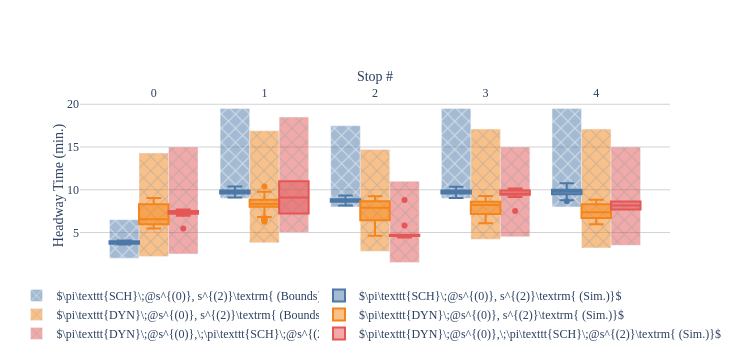
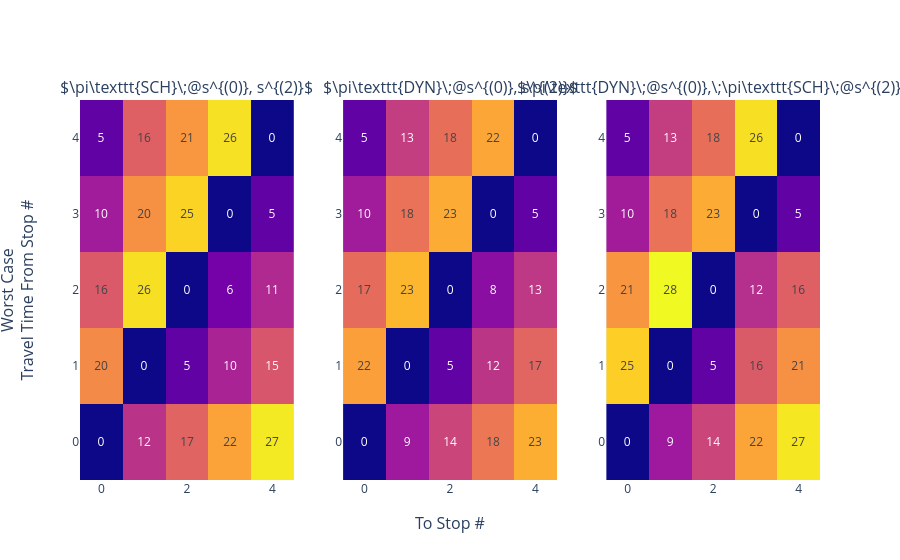

The code cell stored with these charts, in order, in its notebook:
### Markdown cell above
## Exp 3: Terminal and Midpoint Holding
Consider the case where the first and middle stops are governed by a holding policy.  This represents the case where buses are released from a terminal, travel to another terminal, and then travel back to their originating terminal.

### Code cell
T_MAX = 60 * 24 * 7
N_STOPS = 5
BASE_ROUTE = [
    StopConfig(
        tau=(4, 4.5),
        delta=(0, 0.5),
        policy=BolehPolicy,
        policy_args={},
    ) for _ in range(N_STOPS)
]
START_TIMES = [0, 10, 20]

# Scheduled terminal departure
SCHED_ROUTE = deepcopy(BASE_ROUTE)
SCHED_ROUTE[0].policy = InfiniteSchedulePolicy
SCHED_ROUTE[0].policy_args = {'time_delta': 10, 'offset': 30}
SCHED_ROUTE[2].policy = InfiniteSchedulePolicy
SCHED_ROUTE[2].policy_args = {'time_delta': 10, 'offset': 10}

# Headway driven holding
HEADWAY_ROUTE = deepcopy(BASE_ROUTE)
HEADWAY_ROUTE[0].policy = HeadwayDrivenPolicy
HEADWAY_ROUTE[0].policy_args = {'activation_ratio': 0.75, 'max_holding': 30}
HEADWAY_ROUTE[2].policy = HeadwayDrivenPolicy
HEADWAY_ROUTE[2].policy_args = {'activation_ratio': 0.75, 'max_holding': 30}

# Headway driven holding at initial terminal with scheduled departures at midpoint
HS_ROUTE = deepcopy(BASE_ROUTE)
HS_ROUTE[0].policy = HeadwayDrivenPolicy
HS_ROUTE[0].policy_args = {'activation_ratio': 0.75, 'max_holding': 30}
HS_ROUTE[2].policy = InfiniteSchedulePolicy
HS_ROUTE[2].policy_args = {'time_delta': 10, 'offset': 0}

routes = [
    RouteConfig(name=r'\pi\texttt{SCH}\;@s^{(0)}, s^{(2)}', route=SCHED_ROUTE, start_times=START_TIMES),
    RouteConfig(name=r'\pi\texttt{DYN}\;@s^{(0)}, s^{(2)}', route=HEADWAY_ROUTE, start_times=START_TIMES),
    RouteConfig(name=r'\pi\texttt{DYN}\;@s^{(0)},\;\pi\texttt{SCH}\;@s^{(2)}', route=HS_ROUTE, start_times=START_TIMES),
]

run_experiment(exp_id='holdstop02', routes=routes, t_max=T_MAX)

### Figure 1 — Plotly figure (JSON) as saved in the notebook; plotly's stock layout.template omitted (floating-point values rounded to 4 significant figures; data arrays with more than 128 entries replaced by an {"elided": "..."} marker saying what was removed)
{"data": [{"base": [2], "legend": "legend", "marker": {"color": "#4C78A8", "pattern": {"shape": "x"}}, "name": "$\\pi\\texttt{SCH}\\;@s^{(0)}, s^{(2)}\\textrm{ (Bounds)}$", "opacity": 0.5, "showlegend": true, "type": "bar", "width": 0.2667, "x": [-0.2667], "y": [4.5]}, {"legend": "legend2", "marker": {"color": "#4C78A8"}, "name": "$\\pi\\texttt{SCH}\\;@s^{(0)}, s^{(2)}\\textrm{ (Sim.)}$", "opacity": 1, "showlegend": true, "type": "box", "width": 0.2667, "x": [-0.2667, -0.2667, -0.2667, -0.2667, -0.2667, -0.2667, -0.2667, -0.2667, -0.2667, -0.2667, -0.2667, -0.2667, -0.2667, -0.2667, -0.2667, -0.2667, -0.2667, -0.2667, -0.2667, -0.2667, -0.2667, -0.2667, -0.2667, -0.2667, -0.2667, -0.2667, -0.2667, -0.2667, -0.2667], "y": [3.695, 3.711, 3.662, 3.708, 3.822, 3.795, 3.591, 3.741, 3.945, 4.068, 3.68, 4.049, 3.634, 4.04, 4.041, 3.891, 4.077, 3.724, 3.748, 3.661, 3.697, 3.7, 3.882, 3.87, 3.84, 3.802, 4.06, 3.836, 4.051]}, {"base": [9], "legend": "legend", "marker": {"color": "#4C78A8", "pattern": {"shape": "x"}}, "name": "$\\pi\\texttt{SCH}\\;@s^{(0)}, s^{(2)}\\textrm{ (Bounds)}$", "opacity": 0.5, "showlegend": false, "type": "bar", "width": 0.2667, "x": [0.7333], "y": [10.5]}, {"legend": "legend2", "marker": {"color": "#4C78A8"}, "name": "$\\pi\\texttt{SCH}\\;@s^{(0)}, s^{(2)}\\textrm{ (Sim.)}$", "opacity": 1, "showlegend": false, "type": "box", "width": 0.2667, "x": {"elided": "554 float values"}, "y": {"elided": "554 float values"}}, {"base": [8], "legend": "legend", "marker": {"color": "#4C78A8", "pattern": {"shape": "x"}}, "name": "$\\pi\\texttt{SCH}\\;@s^{(0)}, s^{(2)}\\textrm{ (Bounds)}$", "opacity": 0.5, "showlegend": false, "type": "bar", "width": 0.2667, "x": [1.733], "y": [9.5]}, {"legend": "legend2", "marker": {"color": "#4C78A8"}, "name": "$\\pi\\texttt{SCH}\\;@s^{(0)}, s^{(2)}\\textrm{ (Sim.)}$", "opacity": 1, "showlegend": false, "type": "box", "width": 0.2667, "x": {"elided": "400 float values"}, "y": {"elided": "400 float values"}}, {"base": [9], "legend": "legend", "marker": {"color": "#4C78A8", "pattern": {"shape": "x"}}, "name": "$\\pi\\texttt{SCH}\\;@s^{(0)}, s^{(2)}\\textrm{ (Bounds)}$", "opacity": 0.5, "showlegend": false, "type": "bar", "width": 0.2667, "x": [2.733], "y": [10.5]}, {"legend": "legend2", "marker": {"color": "#4C78A8"}, "name": "$\\pi\\texttt{SCH}\\;@s^{(0)}, s^{(2)}\\textrm{ (Sim.)}$", "opacity": 1, "showlegend": false, "type": "box", "width": 0.2667, "x": {"elided": "562 float values"}, "y": {"elided": "562 float values"}}, {"base": [8], "legend": "legend", "marker": {"color": "#4C78A8", "pattern": {"shape": "x"}}, "name": "$\\pi\\texttt{SCH}\\;@s^{(0)}, s^{(2)}\\textrm{ (Bounds)}$", "opacity": 0.5, "showlegend": false, "type": "bar", "width": 0.2667, "x": [3.733], "y": [11.5]}, {"legend": "legend2", "marker": {"color": "#4C78A8"}, "name": "$\\pi\\texttt{SCH}\\;@s^{(0)}, s^{(2)}\\textrm{ (Sim.)}$", "opacity": 1, "showlegend": false, "type": "box", "width": 0.2667, "x": {"elided": "411 float values"}, "y": {"elided": "411 float values"}}, {"base": [2.2], "legend": "legend", "marker": {"color": "#F58518", "pattern": {"shape": "x"}}, "name": "$\\pi\\texttt{DYN}\\;@s^{(0)}, s^{(2)}\\textrm{ (Bounds)}$", "opacity": 0.5, "showlegend": true, "type": "bar", "width": 0.2667, "x": [-2.776e-17], "y": [12.1]}, {"legend": "legend2", "marker": {"color": "#F58518"}, "name": "$\\pi\\texttt{DYN}\\;@s^{(0)}, s^{(2)}\\textrm{ (Sim.)}$", "opacity": 1, "showlegend": true, "type": "box", "width": 0.2667, "x": [-2.776e-17, -2.776e-17, -2.776e-17, -2.776e-17, -2.776e-17, -2.776e-17, -2.776e-17, -2.776e-17, -2.776e-17, -2.776e-17, -2.776e-17, -2.776e-17, -2.776e-17, -2.776e-17, -2.776e-17, -2.776e-17, -2.776e-17, -2.776e-17, -2.776e-17, -2.776e-17, -2.776e-17, -2.776e-17, -2.776e-17, -2.776e-17, -2.776e-17, -2.776e-17, -2.776e-17, -2.776e-17, -2.776e-17, -2.776e-17, -2.776e-17, -2.776e-17, -2.776e-17, -2.776e-17, -2.776e-17, -2.776e-17, -2.776e-17, -2.776e-17, -2.776e-17, -2.776e-17, -2.776e-17, -2.776e-17, -2.776e-17, -2.776e-17, -2.776e-17, -2.776e-17, -2.776e-17, -2.776e-17, -2.776e-17, -2.776e-17, -2.776e-17, -2.776e-17, -2.776e-17, -2.776e-17, -2.776e-17, -2.776e-17, -2.776e-17, -2.776e-17, -2.776e-17, -2.776e-17, -2.776e-17, -2.776e-17, -2.776e-17, -2.776e-17, -2.776e-17, -2.776e-17, -2.776e-17, -2.776e-17, -2.776e-17, -2.776e-17, -2.776e-17, -2.776e-17, -2.776e-17, -2.776e-17, -2.776e-17, -2.776e-17, -2.776e-17, -2.776e-17, -2.776e-17, -2.776e-17], "y": [5.482, 8.484, 8.268, 8.694, 5.816, 8.209, 6.287, 5.624, 5.994, 6.135, 5.603, 6.304, 6.628, 6.637, 6.762, 8.581, 8.496, 8.275, 8.109, 5.899, 8.445, 8.748, 8.585, 6.634, 5.926, 5.968, 7.049, 6.488, 8.435, 6.079, 6.305, 8.292, 6.136, 6.554, 8.207, 5.837, 5.657, 8.325, 6.505, 6.649, 8.287, 8.537, 8.081, 5.969, 8.576, 5.548, 5.553, 6.203, 6.321, 8.5, 8.408, 8.834, 5.511, 8.698, 8.608, 6.981, 6.295, 6.206, 8.054, 5.947, 5.665, 5.761, 5.903, 7.89, 8.744, 6.339, 6.48, 9.023, 5.699, 5.92, 6.052, 8.272, 6.004, 6.39, 5.944, 6.533, 8.316, 6.575, 6.223, 8.474]}, {"base": [3.8], "legend": "legend", "marker": {"color": "#F58518", "pattern": {"shape": "x"}}, "name": "$\\pi\\texttt{DYN}\\;@s^{(0)}, s^{(2)}\\textrm{ (Bounds)}$", "opacity": 0.5, "showlegend": false, "type": "bar", "width": 0.2667, "x": [1], "y": [13.1]}, {"legend": "legend2", "marker": {"color": "#F58518"}, "name": "$\\pi\\texttt{DYN}\\;@s^{(0)}, s^{(2)}\\textrm{ (Sim.)}$", "opacity": 1, "showlegend": false, "type": "box", "width": 0.2667, "x": [1, 1, 1, 1, 1, 1, 1, 1, 1, 1, 1, 1, 1, 1, 1, 1, 1, 1, 1, 1, 1, 1, 1, 1, 1, 1, 1, 1, 1, 1, 1, 1, 1, 1, 1, 1, 1, 1, 1, 1, 1, 1, 1, 1], "y": [8.754, 9.433, 9.571, 9.724, 8.702, 8.324, 6.452, 6.823, 6.671, 8.2, 8.554, 9.769, 8.17, 10.4, 9.419, 8.224, 8.654, 6.616, 8.792, 9.446, 8.326, 8.002, 9.057, 8.698, 8.154, 8.037, 6.652, 6.269, 8.633, 8.839, 9.239, 9.067, 8.841, 7.659, 8.323, 8.36, 8.77, 6.537, 8.761, 6.493, 6.859, 8.132, 8.268, 8.025]}, {"base": [2.8], "legend": "legend", "marker": {"color": "#F58518", "pattern": {"shape": "x"}}, "name": "$\\pi\\texttt{DYN}\\;@s^{(0)}, s^{(2)}\\textrm{ (Bounds)}$", "opacity": 0.5, "showlegend": false, "type": "bar", "width": 0.2667, "x": [2], "y": [11.9]}, {"legend": "legend2", "marker": {"color": "#F58518"}, "name": "$\\pi\\texttt{DYN}\\;@s^{(0)}, s^{(2)}\\textrm{ (Sim.)}$", "opacity": 1, "showlegend": false, "type": "box", "width": 0.2667, "x": [2, 2, 2, 2, 2, 2, 2, 2, 2, 2, 2, 2, 2, 2, 2, 2, 2, 2, 2, 2, 2, 2, 2, 2, 2, 2, 2, 2, 2, 2, 2, 2, 2, 2, 2, 2, 2, 2, 2, 2, 2, 2, 2, 2, 2, 2, 2, 2, 2, 2, 2, 2, 2, 2, 2, 2, 2, 2, 2, 2, 2, 2, 2, 2], "y": [8.803, 6.506, 6.85, 6.601, 7.094, 8.722, 8.607, 8.674, 8.825, 6.4, 6.569, 6.393, 5.827, 8.656, 6.348, 6.082, 6.337, 8.259, 8.804, 7.209, 8.852, 8.408, 8.903, 5.957, 6.058, 4.632, 9.066, 8.51, 6.993, 8.605, 8.136, 8.392, 6.716, 6.062, 8.652, 6.497, 8.811, 9.128, 5.859, 8.233, 6.773, 8.314, 6.322, 9.257, 6.706, 6.106, 8.396, 8.851, 8.758, 6.607, 8.756, 8.783, 9.062, 6.089, 6.472, 7.661, 8.65, 8.234, 6.488, 6.481, 8.543, 8.223, 5.55, 6.363]}, {"base": [4.2], "legend": "legend", "marker": {"color": "#F58518", "pattern": {"shape": "x"}}, "name": "$\\pi\\texttt{DYN}\\;@s^{(0)}, s^{(2)}\\textrm{ (Bounds)}$", "opacity": 0.5, "showlegend": false, "type": "bar", "width": 0.2667, "x": [3], "y": [12.9]}, {"legend": "legend2", "marker": {"color": "#F58518"}, "name": "$\\pi\\texttt{DYN}\\;@s^{(0)}, s^{(2)}\\textrm{ (Sim.)}$", "opacity": 1, "showlegend": false, "type": "box", "width": 0.2667, "x": [3, 3, 3, 3, 3, 3, 3, 3, 3, 3, 3, 3, 3, 3, 3, 3, 3, 3, 3, 3, 3, 3, 3, 3, 3, 3, 3, 3, 3, 3, 3, 3, 3, 3, 3, 3, 3, 3, 3, 3, 3, 3, 3, 3, 3, 3, 3, 3, 3, 3, 3, 3, 3, 3, 3, 3, 3, 3, 3, 3, 3, 3, 3, 3, 3, 3, 3, 3, 3, 3, 3, 3, 3, 3, 3, 3, 3, 3, 3], "y": [7.513, 8.877, 7.015, 8.544, 7.528, 7.68, 6.309, 7.364, 8.851, 8.571, 7.927, 8.192, 6.558, 8.576, 8.916, 6.851, 8.217, 8.531, 8.333, 8.572, 8.854, 7.254, 8.919, 6.373, 9.261, 8.606, 8.464, 8.272, 8.47, 6.824, 8.766, 8.588, 7.017, 8.249, 8.177, 8.476, 6.679, 8.53, 6.097, 9.273, 7.613, 9.168, 6.609, 6.526, 9.011, 7.396, 7.015, 6.846, 6.491, 7.97, 8.874, 9.07, 6.373, 6.973, 8.569, 7.353, 7.272, 9.05, 7.217, 8.784, 6.959, 8.722, 8.083, 8.285, 6.418, 8.219, 7.334, 8.35, 9.18, 8.679, 8.523, 6.685, 8.011, 7.169, 8.465, 7.41, 9.072, 8.73, 7.996]}, {"base": [3.2], "legend": "legend", "marker": {"color": "#F58518", "pattern": {"shape": "x"}}, "name": "$\\pi\\texttt{DYN}\\;@s^{(0)}, s^{(2)}\\textrm{ (Bounds)}$", "opacity": 0.5, "showlegend": false, "type": "bar", "width": 0.2667, "x": [4], "y": [13.9]}, {"legend": "legend2", "marker": {"color": "#F58518"}, "name": "$\\pi\\texttt{DYN}\\;@s^{(0)}, s^{(2)}\\textrm{ (Sim.)}$", "opacity": 1, "showlegend": false, "type": "box", "width": 0.2667, "x": [4, 4, 4, 4, 4, 4, 4, 4, 4, 4, 4, 4, 4, 4, 4, 4, 4, 4, 4, 4, 4, 4, 4, 4, 4, 4, 4, 4, 4, 4, 4, 4, 4, 4, 4, 4, 4, 4, 4, 4, 4, 4, 4, 4, 4, 4], "y": [7.689, 6.865, 8.395, 7.473, 6.89, 7.387, 6.713, 8.806, 7.896, 7.972, 8.368, 8.304, 7.124, 6.743, 7.533, 8.498, 8.387, 6.517, 6.622, 6.328, 6.54, 6.744, 7.793, 8.405, 7.506, 8.31, 6.617, 7.396, 8.2, 8.47, 7.213, 6.27, 6.576, 7.305, 6.815, 7.378, 8.516, 6.736, 8.431, 8.454, 6.608, 8.846, 6.517, 5.969, 6.983, 6.518]}, {"base": [2.5], "legend": "legend", "marker": {"color": "#E45756", "pattern": {"shape": "x"}}, "name": "$\\pi\\texttt{DYN}\\;@s^{(0)},\\;\\pi\\texttt{SCH}\\;@s^{(2)}\\textrm{ (Bounds)}$", "opacity": 0.5, "showlegend": true, "type": "bar", "width": 0.2667, "x": [0.2667], "y": [12.5]}, {"legend": "legend2", "marker": {"color": "#E45756"}, "name": "$\\pi\\texttt{DYN}\\;@s^{(0)},\\;\\pi\\texttt{SCH}\\;@s^{(2)}\\textrm{ (Sim.)}$", "opacity": 1, "showlegend": true, "type": "box", "width": 0.2667, "x": [0.2667, 0.2667, 0.2667, 0.2667, 0.2667, 0.2667, 0.2667, 0.2667, 0.2667, 0.2667, 0.2667, 0.2667, 0.2667, 0.2667, 0.2667, 0.2667, 0.2667, 0.2667, 0.2667, 0.2667], "y": [5.482, 7.31, 7.453, 6.951, 7.087, 7.321, 7.606, 7.098, 7.344, 7.515, 7.226, 7.531, 7.493, 7.313, 7.696, 7.623, 7.189, 7.536, 7.524, 7.486]}, {"base": [5], "legend": "legend", "marker": {"color": "#E45756", "pattern": {"shape": "x"}}, "name": "$\\pi\\texttt{DYN}\\;@s^{(0)},\\;\\pi\\texttt{SCH}\\;@s^{(2)}\\textrm{ (Bounds)}$", "opacity": 0.5, "showlegend": false, "type": "bar", "width": 0.2667, "x": [1.267], "y": [13.5]}, {"legend": "legend2", "marker": {"color": "#E45756"}, "name": "$\\pi\\texttt{DYN}\\;@s^{(0)},\\;\\pi\\texttt{SCH}\\;@s^{(2)}\\textrm{ (Sim.)}$", "opacity": 1, "showlegend": false, "type": "box", "width": 0.2667, "x": [1.267, 1.267], "y": [7.222, 10.99]}, {"base": [1.5], "legend": "legend", "marker": {"color": "#E45756", "pattern": {"shape": "x"}}, "name": "$\\pi\\texttt{DYN}\\;@s^{(0)},\\;\\pi\\texttt{SCH}\\;@s^{(2)}\\textrm{ (Bounds)}$", "opacity": 0.5, "showlegend": false, "type": "bar", "width": 0.2667, "x": [2.267], "y": [9.5]}, {"legend": "legend2", "marker": {"color": "#E45756"}, "name": "$\\pi\\texttt{DYN}\\;@s^{(0)},\\;\\pi\\texttt{SCH}\\;@s^{(2)}\\textrm{ (Sim.)}$", "opacity": 1, "showlegend": false, "type": "box", "width": 0.2667, "x": [2.267, 2.267, 2.267, 2.267, 2.267, 2.267, 2.267, 2.267, 2.267, 2.267, 2.267, 2.267], "y": [8.803, 4.586, 4.705, 4.713, 4.435, 4.719, 4.712, 4.419, 4.753, 4.681, 4.612, 5.829]}, {"base": [4.5], "legend": "legend", "marker": {"color": "#E45756", "pattern": {"shape": "x"}}, "name": "$\\pi\\texttt{DYN}\\;@s^{(0)},\\;\\pi\\texttt{SCH}\\;@s^{(2)}\\textrm{ (Bounds)}$", "opacity": 0.5, "showlegend": false, "type": "bar", "width": 0.2667, "x": [3.267], "y": [10.5]}, {"legend": "legend2", "marker": {"color": "#E45756"}, "name": "$\\pi\\texttt{DYN}\\;@s^{(0)},\\;\\pi\\texttt{SCH}\\;@s^{(2)}\\textrm{ (Sim.)}$", "opacity": 1, "showlegend": false, "type": "box", "width": 0.2667, "x": [3.267, 3.267, 3.267, 3.267, 3.267, 3.267, 3.267, 3.267, 3.267, 3.267, 3.267, 3.267, 3.267, 3.267, 3.267, 3.267, 3.267, 3.267, 3.267, 3.267, 3.267, 3.267, 3.267, 3.267, 3.267], "y": [7.513, 9.998, 9.516, 10.1, 9.341, 9.722, 9.244, 9.422, 9.917, 9.479, 9.929, 9.825, 9.148, 10.09, 9.417, 9.782, 9.513, 10.16, 9.513, 9.369, 9.617, 9.53, 9.69, 9.321, 10.12]}, {"base": [3.5], "legend": "legend", "marker": {"color": "#E45756", "pattern": {"shape": "x"}}, "name": "$\\pi\\texttt{DYN}\\;@s^{(0)},\\;\\pi\\texttt{SCH}\\;@s^{(2)}\\textrm{ (Bounds)}$", "opacity": 0.5, "showlegend": false, "type": "bar", "width": 0.2667, "x": [4.267], "y": [11.5]}, {"legend": "legend2", "marker": {"color": "#E45756"}, "name": "$\\pi\\texttt{DYN}\\;@s^{(0)},\\;\\pi\\texttt{SCH}\\;@s^{(2)}\\textrm{ (Sim.)}$", "opacity": 1, "showlegend": false, "type": "box", "width": 0.2667, "x": [4.267, 4.267], "y": [7.689, 8.627]}], "layout": {"font": {"family": "Times New Roman, serif"}, "height": 360, "legend": {"orientation": "v", "x": 0.25, "xanchor": "center", "y": -0.45, "yanchor": "bottom"}, "legend2": {"orientation": "v", "x": 0.75, "xanchor": "center", "y": -0.45, "yanchor": "bottom"}, "plot_bgcolor": "white", "width": 750, "xaxis": {"autorange": true, "range": [-0.6667, 4.667], "side": "top", "tickmode": "array", "tickvals": [0, 1, 2, 3, 4], "title": {"standoff": 0, "text": "Stop #"}, "type": "linear"}, "yaxis": {"autorange": true, "gridcolor": "lightgrey", "range": [0.5, 20.5], "showgrid": true, "title": {"standoff": 0, "text": "Headway Time (min.)"}, "type": "linear", "zeroline": true, "zerolinecolor": "lightgrey"}}}

### Figure 2 — Plotly figure (JSON) as saved in the notebook; plotly's stock layout.template omitted (floating-point values rounded to 4 significant figures)
{"data": [{"showscale": false, "text": [[0, 11.97, 16.7, 21.99, 26.85], [19.98, 0, 4.963, 10.49, 15.38], [15.8, 26.24, 0, 6.338, 11.06], [9.728, 20.5, 25.39, 0, 4.967], [4.963, 16.3, 21.0, 26.3, 0]], "texttemplate": "%{text:.0f}", "type": "heatmap", "xaxis": "x", "yaxis": "y", "z": [[0, 11.97, 16.7, 21.99, 26.85], [19.98, 0, 4.963, 10.49, 15.38], [15.8, 26.24, 0, 6.338, 11.06], [9.728, 20.5, 25.39, 0, 4.967], [4.963, 16.3, 21.0, 26.3, 0]], "zmax": 27.87, "zmin": 0}, {"showscale": false, "text": [[0, 9.457, 13.72, 18.4, 22.76], [21.66, 0, 4.986, 12.24, 16.79], [17.4, 23.43, 0, 7.98, 12.54], [9.795, 17.98, 22.6, 0, 4.988], [4.991, 13.04, 17.65, 22.16, 0]], "texttemplate": "%{text:.0f}", "type": "heatmap", "xaxis": "x2", "yaxis": "y2", "z": [[0, 9.457, 13.72, 18.4, 22.76], [21.66, 0, 4.986, 12.24, 16.79], [17.4, 23.43, 0, 7.98, 12.54], [9.795, 17.98, 22.6, 0, 4.988], [4.991, 13.04, 17.65, 22.16, 0]], "zmax": 27.87, "zmin": 0}, {"showscale": false, "text": [[0, 9.457, 13.72, 22.01, 26.76], [25.06, 0, 4.986, 15.84, 20.53], [20.84, 27.87, 0, 11.62, 16.31], [9.807, 17.98, 22.6, 0, 4.987], [4.975, 13.04, 17.65, 26.24, 0]], "texttemplate": "%{text:.0f}", "type": "heatmap", "xaxis": "x3", "yaxis": "y3", "z": [[0, 9.457, 13.72, 22.01, 26.76], [25.06, 0, 4.986, 15.84, 20.53], [20.84, 27.87, 0, 11.62, 16.31], [9.807, 17.98, 22.6, 0, 4.987], [4.975, 13.04, 17.65, 26.24, 0]], "zmax": 27.87, "zmin": 0}], "layout": {"annotations": [{"font": {"size": 16}, "showarrow": false, "text": "$\\pi\\texttt{SCH}\\;@s^{(0)}, s^{(2)}$", "x": 0.1444, "xanchor": "center", "xref": "paper", "y": 1, "yanchor": "bottom", "yref": "paper"}, {"font": {"size": 16}, "showarrow": false, "text": "$\\pi\\texttt{DYN}\\;@s^{(0)}, s^{(2)}$", "x": 0.5, "xanchor": "center", "xref": "paper", "y": 1, "yanchor": "bottom", "yref": "paper"}, {"font": {"size": 16}, "showarrow": false, "text": "$\\pi\\texttt{DYN}\\;@s^{(0)},\\;\\pi\\texttt{SCH}\\;@s^{(2)}$", "x": 0.8556, "xanchor": "center", "xref": "paper", "y": 1, "yanchor": "bottom", "yref": "paper"}, {"font": {"size": 16}, "showarrow": false, "text": "To Stop #", "x": 0.5, "xanchor": "center", "xref": "paper", "y": 0, "yanchor": "top", "yref": "paper", "yshift": -30}, {"font": {"size": 16}, "showarrow": false, "text": "Worst Case<br>Travel Time From Stop #", "textangle": -90, "x": 0, "xanchor": "right", "xref": "paper", "xshift": -40, "y": 0.5, "yanchor": "middle", "yref": "paper"}], "autosize": true, "xaxis": {"anchor": "y", "autorange": true, "domain": [0, 0.2889], "range": [-0.5, 4.5]}, "xaxis2": {"anchor": "y2", "autorange": true, "domain": [0.3556, 0.6444], "range": [-0.5, 4.5]}, "xaxis3": {"anchor": "y3", "autorange": true, "domain": [0.7111, 1], "range": [-0.5, 4.5]}, "yaxis": {"anchor": "x", "autorange": true, "domain": [0, 1], "range": [-0.5, 4.5]}, "yaxis2": {"anchor": "x2", "autorange": true, "domain": [0, 1], "range": [-0.5, 4.5]}, "yaxis3": {"anchor": "x3", "autorange": true, "domain": [0, 1], "range": [-0.5, 4.5]}}}
